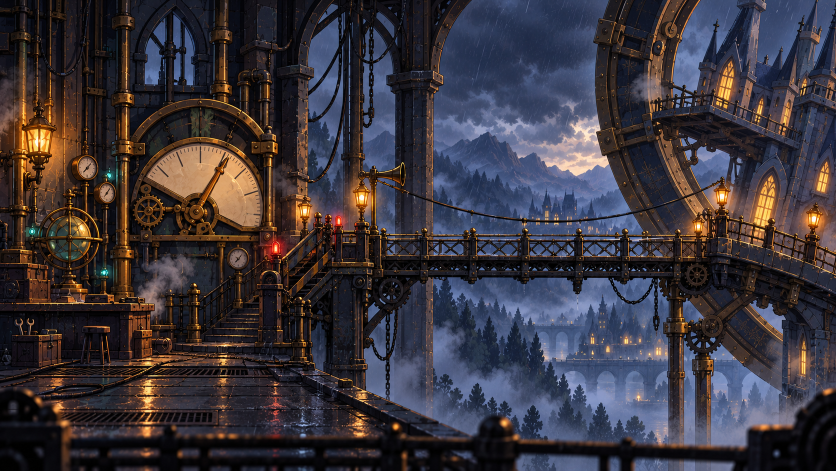
#> input picture chapter1-assets/revised-dark-v1/01-control-walkway.png, 1672 x 941 px (shown at 1/2 size)
$ python build_overview.py
#> lines starting #> are read from the running program, lines starting #| are printed output that depends on the picture
"""Build a compact review sheet without changing the full-resolution scenes."""

from pathlib import Path

from PIL import Image, ImageDraw, ImageFont


ROOT = Path(__file__).resolve().parent
FILES = [
    ("01-control-walkway.png", "CONTROL WALKWAY"),
    ("02-inverted-room.png", "INVERTED ROOM"),
    ("03-maintenance-shaft.png", "MAINTENANCE SHAFT"),
    ("04-engine-room.png", "ENGINE ROOM"),
    ("05-observatory.png", "OBSERVATORY"),
]
FONT_FILE = Path("C:/Windows/Fonts/arialbd.ttf")
font = ImageFont.truetype(str(FONT_FILE), 26) if FONT_FILE.exists() else ImageFont.load_default()
small = ImageFont.truetype(str(FONT_FILE), 19) if FONT_FILE.exists() else ImageFont.load_default()
canvas = Image.new("RGB", (1690, 1640), (18, 27, 48))
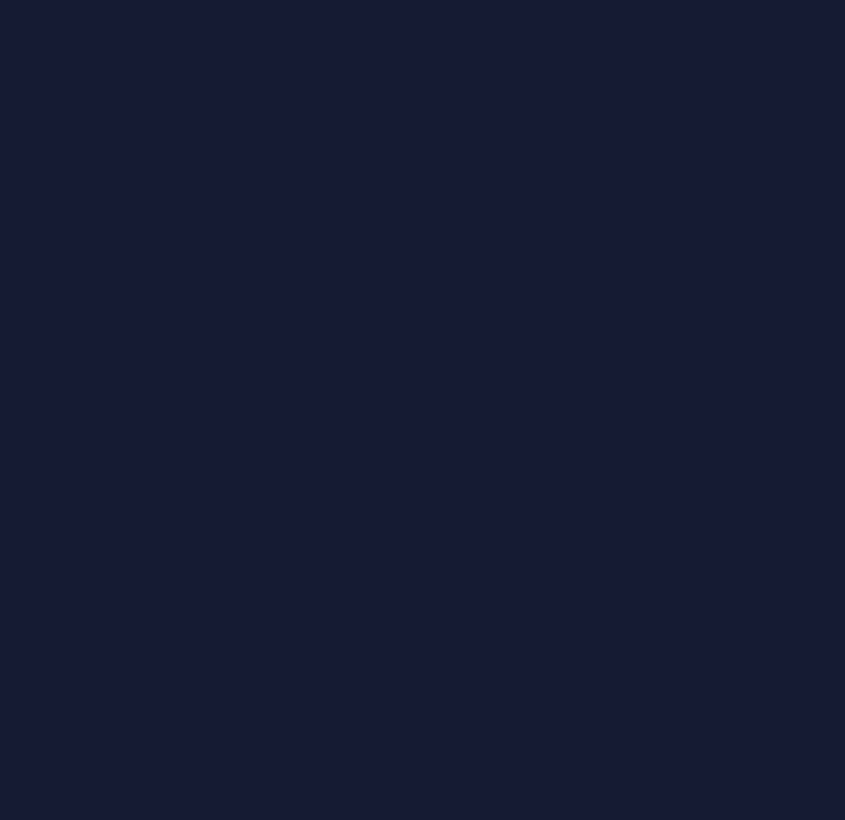
#> canvas: PIL image 1690x1640 RGB (shown at 1/2 size); mean R, G, B 18, 27, 48
draw = ImageDraw.Draw(canvas)
draw.text((42, 22), "CHAPTER I  /  DARK OBSERVATORY CASTLE", fill=(244, 226, 190), font=font)
draw.text((42, 60), "Five matching 2D scene concepts · no characters · 1672 × 941 originals", fill=(184, 201, 220), font=small)

for index, (filename, title) in enumerate(FILES):
    row, col = divmod(index, 2)
    x = 40 + col * 825
    y = 100 + row * 500
    image = Image.open(ROOT / filename).convert("RGB")
#> image is the input picture: PIL image 1672x941 RGB; mean R, G, B 59.3, 54, 61.3
    image.thumbnail((800, 450), Image.Resampling.LANCZOS)
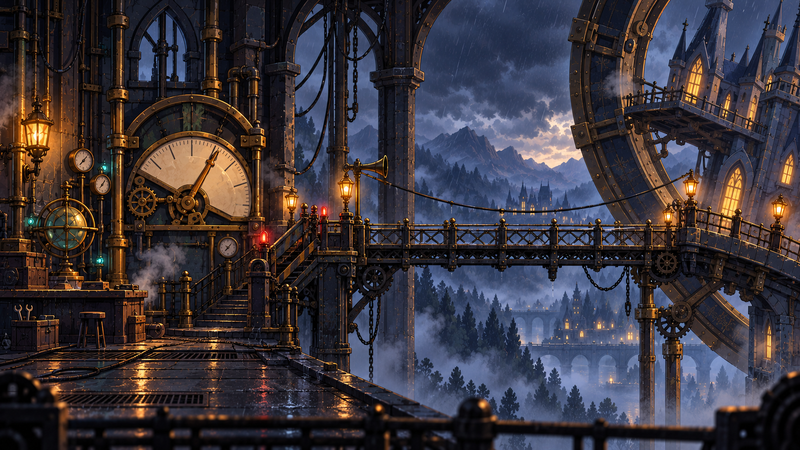
#> image: PIL image 800x450 RGB; mean R, G, B 59.3, 54.1, 61.3
    canvas.paste(image, (x, y + 38))
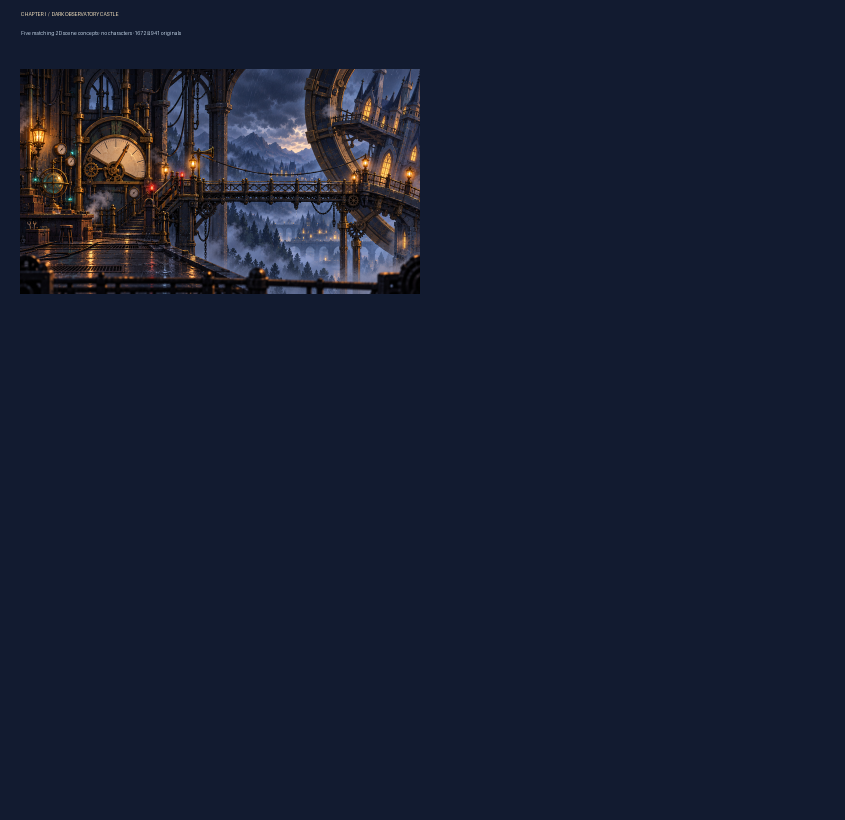
#> canvas: PIL image 1690x1640 RGB (shown at 1/2 size); mean R, G, B 23.4, 30.6, 49.8
    draw.text((x + 4, y + 2), title, fill=(255, 215, 154), font=small)
#> pass 2 of the loop `for index, (filename, title) in enumerate(FILES):`:
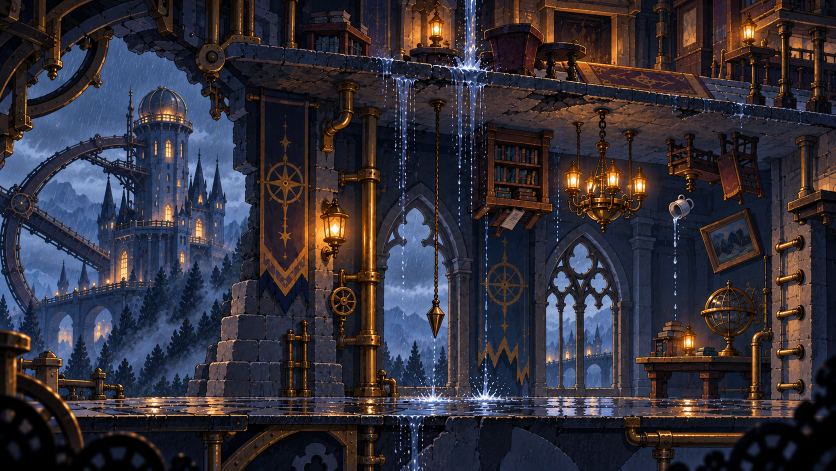
#> input picture chapter1-assets/revised-dark-v1/02-inverted-room.png, 1672 x 941 px (shown at 1/2 size)
#> image is the input picture: PIL image 1672x941 RGB; mean R, G, B 50.8, 47.4, 56.5
#> `image.thumbnail((800, 450), Image.Resampling.LANCZOS)`:
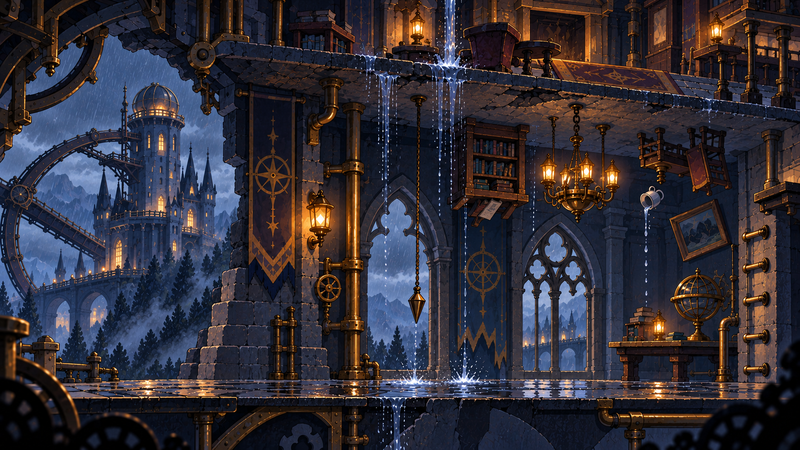
#> image: PIL image 800x450 RGB; mean R, G, B 50.8, 47.4, 56.5
#> `canvas.paste(image, (x, y + 38))`:
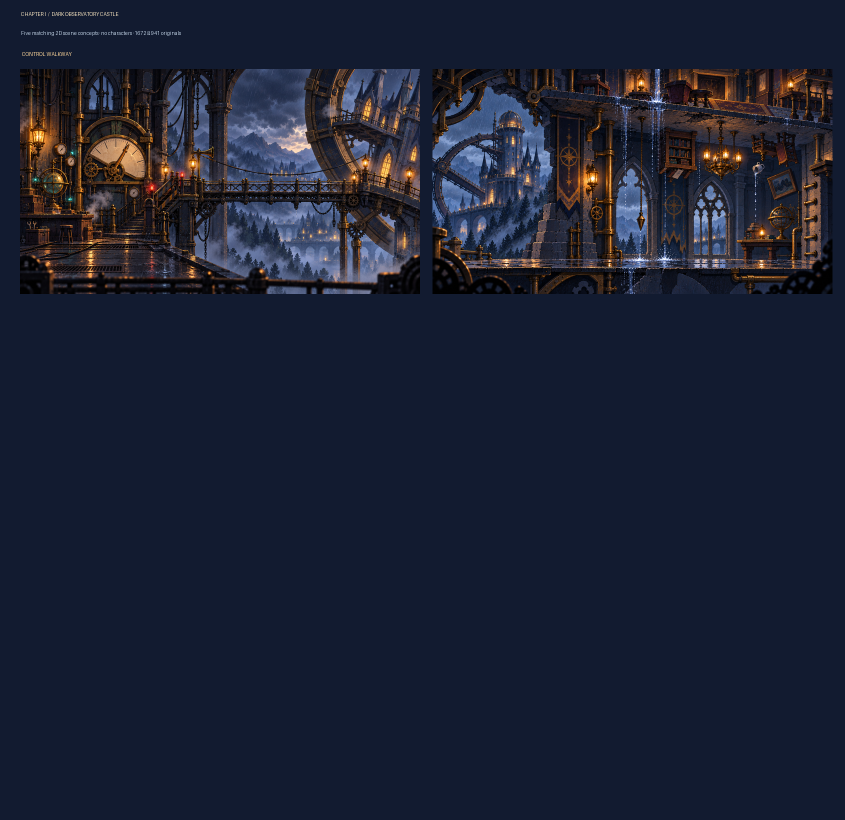
#> canvas: PIL image 1690x1640 RGB (shown at 1/2 size); mean R, G, B 27.7, 33.3, 50.9
#> pass 3 of the loop `for index, (filename, title) in enumerate(FILES):`:
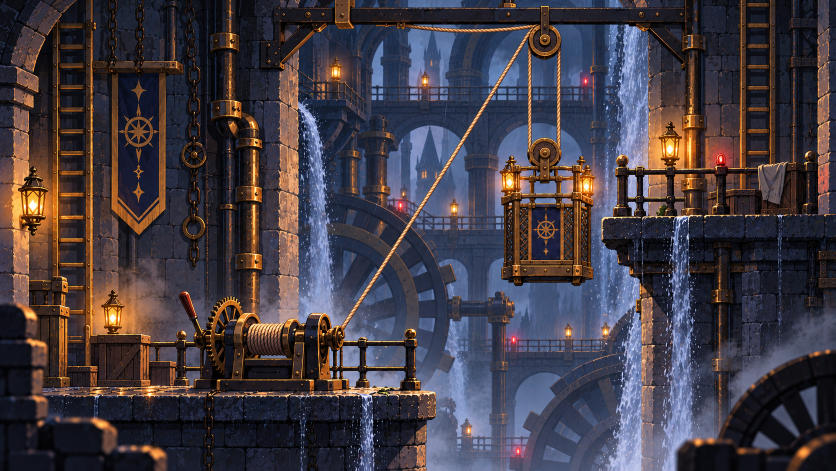
#> input picture chapter1-assets/revised-dark-v1/03-maintenance-shaft.png, 1672 x 941 px (shown at 1/2 size)
#> image is the input picture: PIL image 1672x941 RGB; mean R, G, B 67.3, 60.5, 68.6
#> `image.thumbnail((800, 450), Image.Resampling.LANCZOS)`:
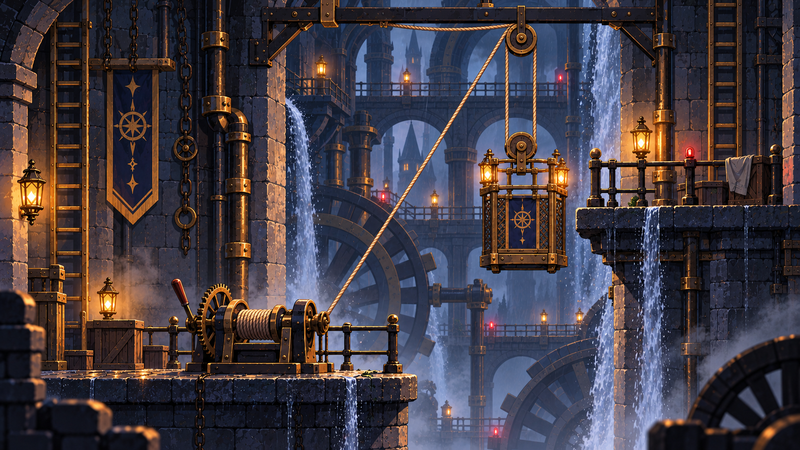
#> image: PIL image 800x450 RGB; mean R, G, B 67.3, 60.5, 68.6
#> `canvas.paste(image, (x, y + 38))`:
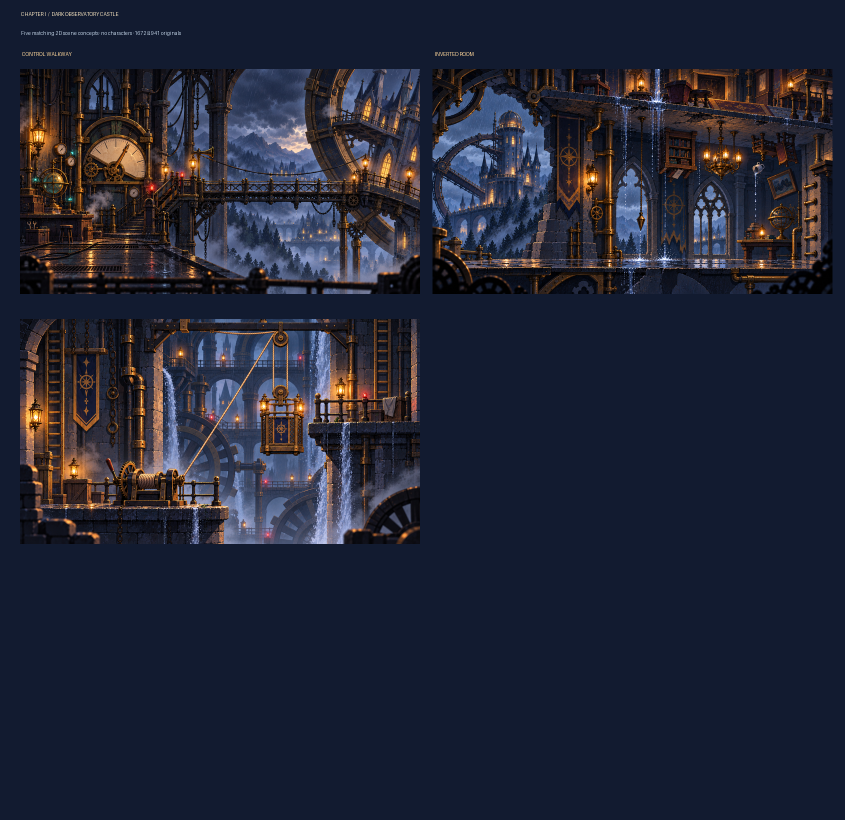
#> canvas: PIL image 1690x1640 RGB (shown at 1/2 size); mean R, G, B 34.2, 37.6, 53.6
#> the loop made 5 passes; the first 3 are shown

canvas.save(ROOT / "overview.png", optimize=True)
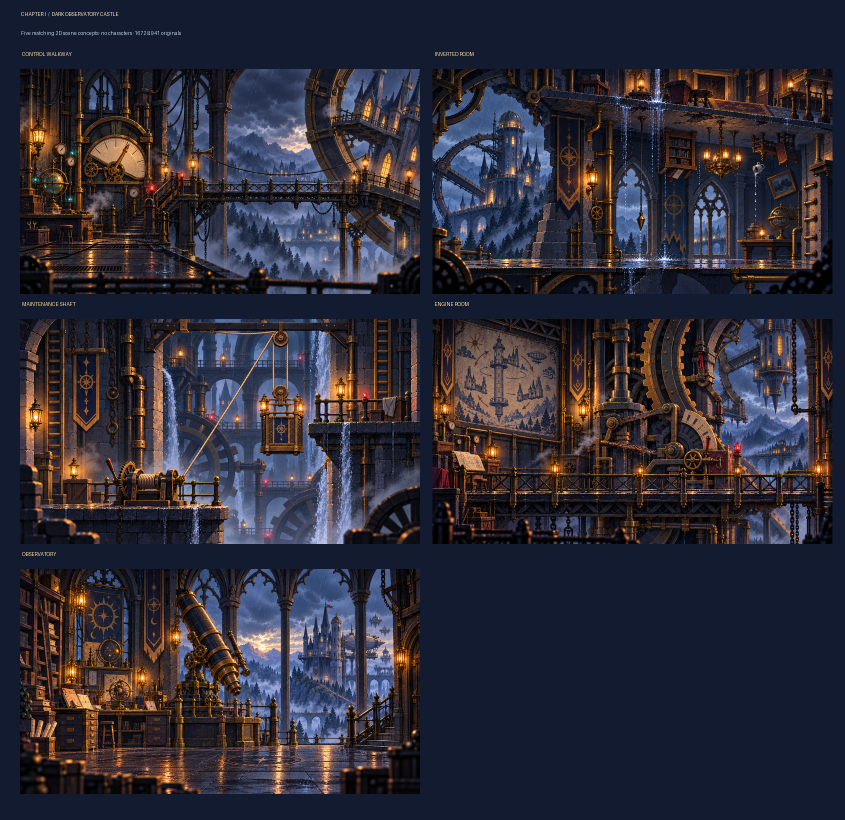
#> saved as overview.png: PIL image 1690x1640 RGB (shown at 1/2 size); mean R, G, B 46.4, 44.5, 55.8
print("DARK_CHAPTER_OVERVIEW_OK")
